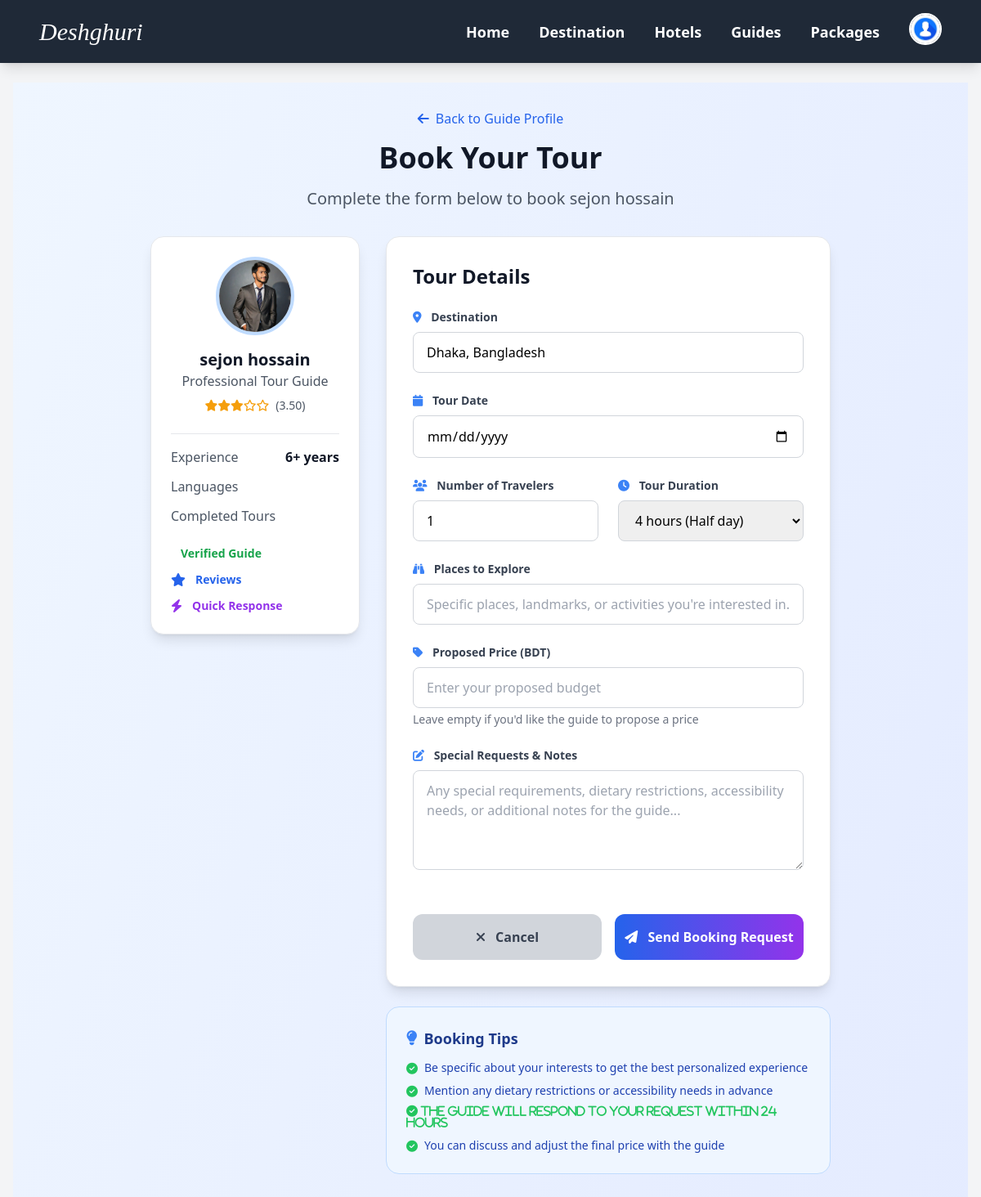
/guides/guides/1/book/ (signed in), run on the app's committed database.
### guides/models.py (models this page shows, shortened)
class GuideProfile(models.Model):
    user = models.OneToOneField(settings.AUTH_USER_MODEL, on_delete=models.CASCADE)
    phone = models.CharField(max_length=30, blank=True)
    bio = models.TextField(blank=True)
    experience_years = models.PositiveIntegerField(default=0)
    avatar = models.ImageField(upload_to='guides/avatars/', blank=True)
    is_verified = models.BooleanField(default=False)
    average_rating = models.DecimalField(max_digits=3, decimal_places=2, default=0.0)
    languages = models.CharField(max_length=200, blank=True)
    address = models.TextField(blank=True)
    is_completed = models.BooleanField(default=False)

### accounts/models.py (models this page shows, shortened)
class User(AbstractUser):
    username = models.CharField(
        max_length=150,
        unique=True,
        help_text="Required. 150 characters or fewer."
    )
    ROLE_CHOICES = (
        ('tourist', 'Tourist'),
        ('guide', 'Guide'),
        ('hotel_manager', 'Hotel Manager'),
    )
    role = models.CharField(max_length=20, choices=ROLE_CHOICES)
    agree_terms = models.BooleanField(default=False)

### accounts/utils.py (the view)
        def wrapper(request, *args, **kwargs):
            if request.user.is_authenticated and request.user.role in allowed_roles:
                return view_func(request, *args, **kwargs)
            else:
                raise PermissionDenied

### accounts/context_processors.py (called while the page is built)
def user_role(request):
    user = None
    role = None
    if request.user.is_authenticated:
        user = request.user
        role = user.role  # from your custom User model field
    return {
        'logged_user': user,
        'logged_role': role,
    }

### accounts/utils.py (called while the page is built)
def role_required(allowed_roles=None):
    if allowed_roles is None:
        allowed_roles = []
    def decorator(view_func):
        def wrapper(request, *args, **kwargs):
            if request.user.is_authenticated and request.user.role in allowed_roles:
                return view_func(request, *args, **kwargs)
            else:
                raise PermissionDenied
        return wrapper
    return decorator

### guides/views.py (called while the page is built)
@login_required
@role_required(['tourist'])
def book_guide(request, guide_id):
    guide = get_object_or_404(GuideProfile, id=guide_id)
    if request.method == "POST":
        form = TourRequestForm(request.POST)
        if form.is_valid():
            tour_request = form.save(commit=False)
            tour_request.tourist = request.user
            tour_request.guide = guide.user
            tour_request.save()
            messages.success(request, "Tour request sent successfully!")
            return redirect("guide_detail", guide_id=guide.id)
    else:
        initial_data = {'destination': guide.address or 'Explore with guide'}
        form = TourRequestForm(initial=initial_data)
    context = {
        'guide': guide,
        'form': form,
    }
    return render(request, "guides/book_guide.html", context)

### template/guides/book_guide.html (shortened to what this page needs)
{% extends "base.html" %}
{% load static %}
{% block content %}
<div class="min-h-screen bg-gradient-to-br from-blue-50 to-indigo-100 py-8">
    <div class="max-w-4xl mx-auto px-4 sm:px-6 lg:px-8">
        <div class="text-center mb-8">
            <a href="{% url 'guide_detail' guide.id %}" class="inline-flex items-center text-blue-600 hover:text-blue-800 mb-4">
                <i class="fas fa-arrow-left mr-2"></i>
                Back to Guide Profile
            </a>
            <h1 class="text-4xl font-bold text-gray-900 mb-4">Book Your Tour</h1>
            <p class="text-xl text-gray-600">Complete the form below to book {{ guide.user.get_full_name|default:guide.user.username }}</p>
        </div>
        <div class="grid grid-cols-1 lg:grid-cols-3 gap-8">
            <div class="lg:col-span-1">
                <div class="bg-white rounded-2xl shadow-lg border border-gray-200 p-6 sticky top-6">
                    <div class="text-center mb-6">
                        {% if guide.avatar %}
                            <img src="{{ guide.avatar.url }}" alt="{{ guide.user.get_full_name }}"
                                 class="w-24 h-24 rounded-full mx-auto mb-4 border-4 border-blue-200 object-cover">
                        {% else %}
                            <div class="w-24 h-24 bg-gradient-to-br from-blue-500 to-purple-600 rounded-full mx-auto mb-4 flex items-center justify-center text-white font-bold text-2xl">
                                {{ guide.user.get_full_name|default:guide.user.username|first|upper }}
                            </div>
                        {% endif %}
                        <h3 class="text-xl font-bold text-gray-900">{{ guide.user.get_full_name|default:guide.user.username }}</h3>
                        <p class="text-gray-600">Professional Tour Guide</p>
                        <div class="flex items-center justify-center mt-2">
                            <div class="flex text-amber-500 mr-2">
                                {% for i in "12345" %}
                                    {% if forloop.counter <= guide.average_rating %}
                                        <i class="fas fa-star text-sm"></i>
                                    {% else %}
                                        <i class="far fa-star text-sm"></i>
                                    {% endif %}
                                {% endfor %}
                            </div>
                            <span class="text-sm text-gray-600">({{ guide.average_rating }})</span>
                        </div>
                    </div>
                    <div class="space-y-3 border-t border-gray-200 pt-4">
                        <div class="flex justify-between items-center">
                            <span class="text-gray-600">Experience</span>
                            <span class="font-semibold text-gray-900">{{ guide.experience_years }}+ years</span>
                        </div>
                        <div class="flex justify-between items-center">
                            <span class="text-gray-600">Languages</span>
                        </div>
                        <div class="flex justify-between items-center">
                            <span class="text-gray-600">Completed Tours</span>
                        </div>
                    </div>
                    <div class="mt-6 space-y-3">
                        {% if guide.is_verified %}
                        <div class="flex items-center text-green-600">
                            <span class="text-sm font-semibold">Verified Guide</span>
                        </div>
                        {% endif %}
                        <div class="flex items-center text-blue-600">
                            <i class="fas fa-star mr-3"></i>
                            <span class="text-sm font-semibold">{{ review_count }} Reviews</span>
                        </div>
                        <div class="flex items-center text-purple-600">
                            <i class="fas fa-bolt mr-3"></i>
                            <span class="text-sm font-semibold">Quick Response</span>
                        </div>
                    </div>
                </div>
            </div>
            <div class="lg:col-span-2">
                <div class="bg-white rounded-2xl shadow-lg border border-gray-200 p-8">
                    <h2 class="text-2xl font-bold text-gray-900 mb-6">Tour Details</h2>
                    <form method="POST" class="space-y-6">
                        <div>
                            <label for="destination" class="block text-sm font-semibold text-gray-700 mb-2">
                                <i class="fas fa-map-marker-alt text-blue-500 mr-2"></i>
                                Destination
                            </label>
                            <input type="text" name="destination" id="destination"
                                   value="{{ form.destination.value|default:'' }}"
                                   class="w-full px-4 py-3 border border-gray-300 rounded-lg focus:outline-none focus:ring-2 focus:ring-blue-500 focus:border-transparent"
                                   placeholder="Where would you like to go?"
                                   required>
                        </div>
                        <div>
                            <label for="date" class="block text-sm font-semibold text-gray-700 mb-2">
                                <i class="fas fa-calendar text-blue-500 mr-2"></i>
                                Tour Date
                            </label>
                            <input type="date" name="date" id="date"
                                   class="w-full px-4 py-3 border border-gray-300 rounded-lg focus:outline-none focus:ring-2 focus:ring-blue-500 focus:border-transparent"
                                   required>
                        </div>
                        <div class="grid grid-cols-1 md:grid-cols-2 gap-6">
                            <div>
                                <label for="number_of_travelers" class="block text-sm font-semibold text-gray-700 mb-2">
                                    <i class="fas fa-users text-blue-500 mr-2"></i>
                                    Number of Travelers
                                </label>
                                <input type="number" name="number_of_travelers" id="number_of_travelers"
                                       min="1" max="20" value="1"
                                       class="w-full px-4 py-3 border border-gray-300 rounded-lg focus:outline-none focus:ring-2 focus:ring-blue-500 focus:border-transparent"
                                       required>
                            </div>
                            <div>
                                <label for="duration_hours" class="block text-sm font-semibold text-gray-700 mb-2">
                                    <i class="fas fa-clock text-blue-500 mr-2"></i>
                                    Tour Duration
                                </label>
                                <select name="duration_hours" id="duration_hours"
                                        class="w-full px-4 py-3 border border-gray-300 rounded-lg focus:outline-none focus:ring-2 focus:ring-blue-500 focus:border-transparent" required>
                                    <option value="4" selected>4 hours (Half day)</option>
                                </select>
                            </div>
                        </div>
                        <div>
                            <label for="places_to_explore" class="block text-sm font-semibold text-gray-700 mb-2">
                                <i class="fas fa-binoculars text-blue-500 mr-2"></i>
                                Places to Explore
                            </label>
                            <input type="text" name="places_to_explore" id="places_to_explore"
                                   class="w-full px-4 py-3 border border-gray-300 rounded-lg focus:outline-none focus:ring-2 focus:ring-blue-500 focus:border-transparent"
                                   placeholder="Specific places, landmarks, or activities you're interested in...">
                        </div>
                        <div>
                            <label for="price" class="block text-sm font-semibold text-gray-700 mb-2">
                                <i class="fas fa-tag text-blue-500 mr-2"></i>
                                Proposed Price (BDT)
                            </label>
                            <input type="number" name="price" id="price" step="0.01" min="0"
                                   class="w-full px-4 py-3 border border-gray-300 rounded-lg focus:outline-none focus:ring-2 focus:ring-blue-500 focus:border-transparent"
                                   placeholder="Enter your proposed budget">
                            <p class="text-sm text-gray-500 mt-1">Leave empty if you'd like the guide to propose a price</p>
                        </div>
                        <div>
                            <label for="notes" class="block text-sm font-semibold text-gray-700 mb-2">
                                <i class="fas fa-edit text-blue-500 mr-2"></i>
                                Special Requests & Notes
                            </label>
                            <textarea name="notes" id="notes" rows="4"
                                      class="w-full px-4 py-3 border border-gray-300 rounded-lg focus:outline-none focus:ring-2 focus:ring-blue-500 focus:border-transparent"
                                      placeholder="Any special requirements, dietary restrictions, accessibility needs, or additional notes for the guide..."></textarea>
                        </div>
                        <div class="flex space-x-4 pt-6">
                            <a href="{% url 'guide_detail' guide.id %}"
                               class="flex-1 bg-gray-300 text-gray-700 py-4 rounded-xl font-semibold hover:bg-gray-400 transition-all duration-300 text-center">
                                <i class="fas fa-times mr-2"></i>
                                Cancel
                            </a>
                            <button type="submit"
                                    class="flex-1 bg-gradient-to-r from-blue-600 to-purple-600 text-white py-4 rounded-xl font-semibold hover:shadow-lg transition-all duration-300">
                                <i class="fas fa-paper-plane mr-2"></i>
                                Send Booking Request
                            </button>
                        </div>
                    </form>
                </div>
                <div class="mt-6 bg-blue-50 rounded-2xl p-6 border border-blue-200">
                    <h3 class="text-lg font-semibold text-blue-900 mb-3 flex items-center">
                        <i class="fas fa-lightbulb text-blue-500 mr-2"></i>
                        Booking Tips
                    </h3>
                    <ul class="text-blue-800 space-y-2 text-sm">
                        <li class="flex items-start">
                            <i class="fas fa-check-circle text-green-500 mr-2 mt-1 flex-shrink-0"></i>
                            <span>Be specific about your interests to get the best personalized experience</span>
                        </li>
                        <li class="flex items-start">
                            <i class="fas fa-check-circle text-green-500 mr-2 mt-1 flex-shrink-0"></i>
                            <span>Mention any dietary restrictions or accessibility needs in advance</span>
                        </li>
                        <li class="fas fa-check-circle text-green-500 mr-2 mt-1 flex-shrink-0"></i>
                            <span>The guide will respond to your request within 24 hours</span>
                        </li>
                        <li class="flex items-start">
                            <i class="fas fa-check-circle text-green-500 mr-2 mt-1 flex-shrink-0"></i>
                            <span>You can discuss and adjust the final price with the guide</span>
                        </li>
                    </ul>
                </div>
            </div>
        </div>
    </div>
</div>
{% endblock %}

### data on the page
GuideProfile: user.get_full_name "sejon hossain", avatar (picture), average_rating "3.50", experience_years "6", destination "Dhaka, Bangladesh"
